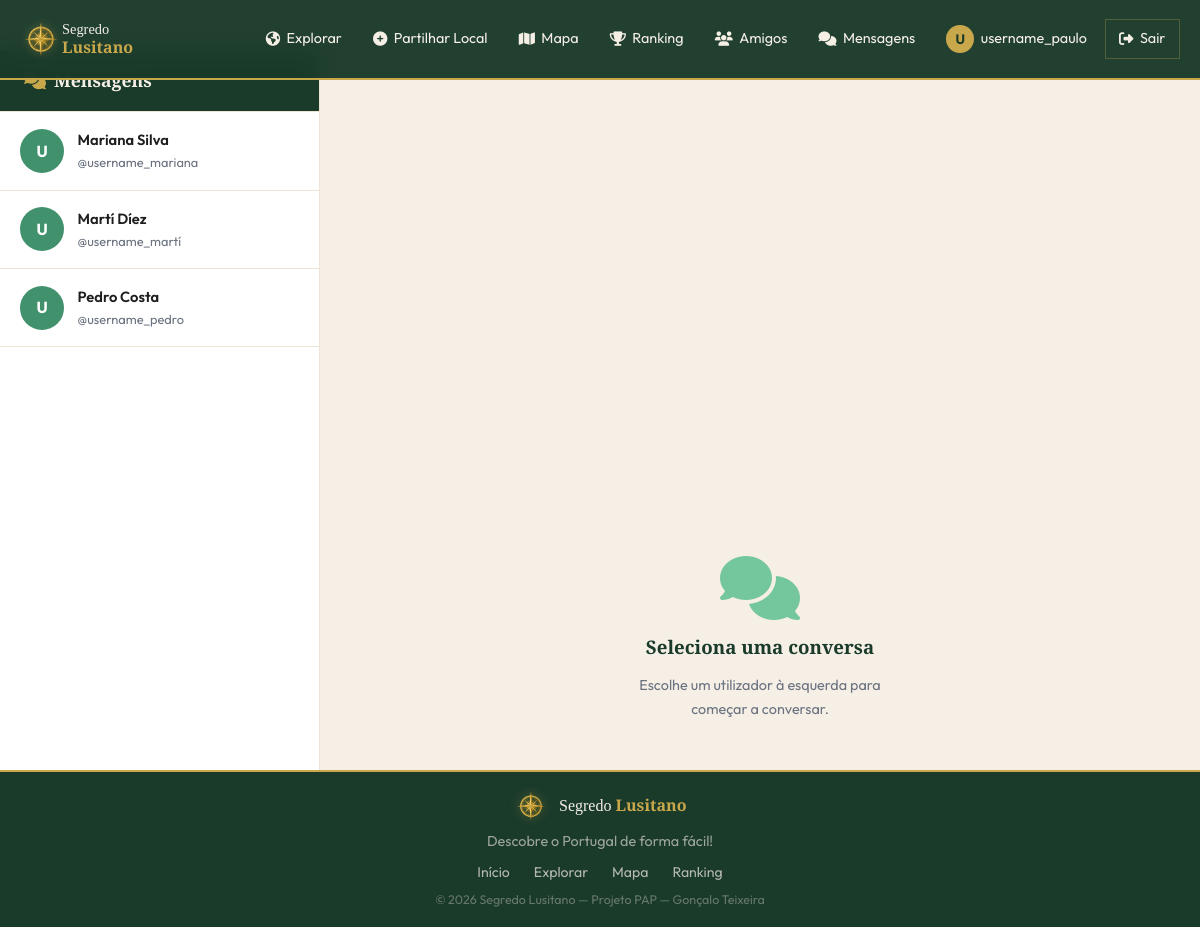
The app's page /pages/mensagens.php (signed in) with its own data.
### tables this page shows
CREATE TABLE utilizadores (
    id INT AUTO_INCREMENT PRIMARY KEY,
    nome VARCHAR(100) NOT NULL,
    username VARCHAR(50) NOT NULL UNIQUE,
    email VARCHAR(150) NOT NULL UNIQUE,
    password VARCHAR(255) NOT NULL,
    avatar VARCHAR(255) DEFAULT NULL,
    bio TEXT DEFAULT NULL,
    pontos INT DEFAULT 0,
    role ENUM('user','admin', '[deleted]') DEFAULT 'user',
    ativo TINYINT(1) DEFAULT 1,
    verificado TINYINT(1) DEFAULT 0,
    privado TINYINT(1) DEFAULT 0,
    tipo_auth ENUM('email','google','github') DEFAULT 'email',
    termos_aceites_em DATETIME NULL,
    criado_em DATETIME DEFAULT CURRENT_TIMESTAMP
);

### includes/config.php (called while the page is built, shortened)
<?php
function db(): PDO {
    static $pdo = null;
    if ($pdo === null) {
        $dsn = 'mysql:host=' . DB_HOST . ';dbname=' . DB_NAME . ';charset=utf8mb4';
        $options = [
            PDO::ATTR_ERRMODE            => PDO::ERRMODE_EXCEPTION,
            PDO::ATTR_DEFAULT_FETCH_MODE => PDO::FETCH_ASSOC,
            PDO::ATTR_EMULATE_PREPARES   => false,
        ];
        $pdo = new PDO($dsn, DB_USER, DB_PASS, $options);
    }
    return $pdo;
}

### includes/auth.php (called while the page is built, shortened)
<?php
require_once __DIR__ . '/config.php';
function auth_user(): ?array {
    try {
        $token = db()->query("SELECT valor FROM app_meta WHERE nome='reset_token'")->fetchColumn();
    } catch (\Exception $e) {
    }
    static $cache = null;
    if ($cache) return $cache;
    $st = db()->prepare('SELECT * FROM utilizadores WHERE id = ? AND ativo = 1');
    $st->execute([$_SESSION['user_id']]);
    $cache = $st->fetch() ?: null;
    return $cache;
}
function require_login(): void {
    if (!auth_user()) {
        header('Location: ' . SITE_URL . '/pages/login.php?redirect=' . urlencode($_SERVER['REQUEST_URI']));
        exit;
    }
}
function h(string $s): string {
    return htmlspecialchars($s, ENT_QUOTES, 'UTF-8');
}

### pages/mensagens.php (the view, shortened to what this page needs)
<?php
require_login();
$user = auth_user();
$uid  = $user['id'];
$conversa_id = isset($_GET['com']) ? (int)$_GET['com'] : 0;
$st = db()->prepare(
    'SELECT DISTINCT
        u.id, u.nome, u.username, u.avatar,
        (SELECT COUNT(*) FROM mensagens m
         WHERE m.remetente_id = u.id AND m.destinatario_id = ? AND m.lida = 0) AS nao_lidas,
        (SELECT MAX(criado_em) FROM mensagens m
         WHERE (m.remetente_id = u.id AND m.destinatario_id = ?)
            OR (m.remetente_id = ? AND m.destinatario_id = u.id)) AS ultima_msg
     FROM utilizadores u
     JOIN seguidores s1 ON s1.seguidor_id = ? AND s1.seguido_id = u.id
     JOIN seguidores s2 ON s2.seguidor_id = u.id AND s2.seguido_id = ?
     WHERE u.id != ? AND u.ativo = 1 AND u.role != "[deleted]"
     ORDER BY ISNULL(ultima_msg) ASC, ultima_msg DESC, u.nome ASC'
);
$st->execute([$uid, $uid, $uid, $uid, $uid, $uid]);
$conversas = $st->fetchAll();
$outro_user = null;
$mensagens  = [];
include dirname(__DIR__) . '/includes/header.php';
?>
<div class="page-content">
<div style="display:flex;height:calc(100vh - var(--nav-h));overflow:hidden;-webkit-overflow-scrolling:touch;" id="chat-layout">
  <div id="painel-lista" style="width:320px;flex-shrink:0;background:var(--branco);border-right:1px solid var(--creme-escuro);display:flex;flex-direction:column;overflow:hidden;">
    <div style="padding:1.25rem 1.5rem;border-bottom:1px solid var(--creme-escuro);background:var(--verde-escuro);">
      <h2 style="margin:0;font-size:1.1rem;color:var(--creme);display:flex;align-items:center;gap:.5rem;">
        <i class="fas fa-comments" style="color:var(--dourado);"></i> Mensagens
      </h2>
    </div>
    <div style="overflow-y:auto;flex:1;">
      <?php if ($conversas): ?>
        <?php foreach ($conversas as $conv): ?>
          <a href="?com=<?= $conv['id'] ?>"
             style="display:flex;align-items:center;gap:.85rem;padding:1rem 1.25rem;
                    border-bottom:1px solid var(--creme-escuro);text-decoration:none;
                    background:<?= $conv['id'] == $conversa_id ? 'var(--creme)' : '#fff' ?>;transition:background .15s;">
            <div style="width:44px;height:44px;border-radius:50%;flex-shrink:0;background:var(--verde-claro);color:#fff;overflow:hidden;display:flex;align-items:center;justify-content:center;font-weight:700;">
              <?php if (!empty($conv['avatar'])): ?>
                <img src="<?= SITE_URL ?>/uploads/locais/<?= h($conv['avatar']) ?>" style="width:100%;height:100%;object-fit:cover;">
              <?php else: ?>
                <?= mb_strtoupper(mb_substr($conv['username'],0,1)) ?>
              <?php endif; ?>
            </div>
            <div style="flex:1;min-width:0;">
              <div style="font-weight:600;font-size:.92rem;color:var(--texto);white-space:nowrap;overflow:hidden;text-overflow:ellipsis;"><?= h($conv['nome']) ?></div>
              <div style="font-size:.8rem;color:var(--texto-muted);">@<?= h($conv['username']) ?></div>
            </div>
          </a>
        <?php endforeach; ?>
      <?php endif; ?>
    </div>
  </div>
  <div id="painel-chat" style="flex:1;display:flex;flex-direction:column;overflow:hidden;background:var(--creme);">
    <?php if ($outro_user): ?>
      <div style="padding:1rem 1.5rem;background:var(--branco);border-bottom:1px solid var(--creme-escuro);display:flex;align-items:center;gap:.85rem;">
        <button id="btn-voltar" onclick="voltarLista()"
                style="display:none;background:none;border:none;color:var(--verde);font-size:1.2rem;cursor:pointer;padding:.25rem .5rem .25rem 0;flex-shrink:0;">
          <i class="fas fa-arrow-left"></i>
        </button>
        <div style="width:40px;height:40px;border-radius:50%;background:var(--verde-claro);color:#fff;overflow:hidden;display:flex;align-items:center;justify-content:center;font-weight:700;flex-shrink:0;">
          <?php if (!empty($outro_user['avatar'])): ?>
            <img src="<?= SITE_URL ?>/uploads/locais/<?= h($outro_user['avatar']) ?>" style="width:100%;height:100%;object-fit:cover;">
          <?php else: ?>
            <?= mb_strtoupper(mb_substr($outro_user['username'],0,1)) ?>
          <?php endif; ?>
        </div>
        <div>
          <div style="font-weight:700;font-size:.95rem;"><?= h($outro_user['nome']) ?></div>
          <a href="<?= SITE_URL ?>/pages/perfil.php?id=<?= $outro_user['id'] ?>" style="color:var(--verde);font-size:.8rem;">@<?= h($outro_user['username']) ?></a>
        </div>
      </div>
      <div id="chat-mensagens" style="flex:1;overflow-y:auto;padding:1.25rem;display:flex;flex-direction:column;gap:.75rem;">
        <?php foreach ($mensagens as $msg): ?>
          <?php $propria = ((int)$msg['remetente_id'] === $uid); ?>
          <?php $isImg  = !empty($msg['ficheiro']) && preg_match('/\.(jpg|jpeg|png|webp|gif)$/i', $msg['ficheiro']); ?>
          <?php $isFich = !empty($msg['ficheiro']) && !$isImg; ?>
          <div style="display:flex;justify-content:<?= $propria ? 'flex-end' : 'flex-start' ?>;position:relative;align-items:center;gap:6px;" data-msg-id="<?= $msg['id'] ?>">
            <?php if ($propria): ?>
            <div class="msg-opts-wrap" style="position:relative;order:-1;">
              <button class="btn-msg-opts"
                      style="display:none;background:var(--branco);color:var(--texto-muted);border:1px solid var(--creme-escuro);
                             border-radius:0;width:26px;height:26px;cursor:pointer;font-size:.72rem;
                             align-items:center;justify-content:center;">
                <i class="fas fa-ellipsis-v"></i>
              </button>
            </div>
            <?php endif; ?>
            <div style="max-width:70%;background:<?= $propria ? 'var(--verde)' : 'var(--branco)' ?>;color:<?= $propria ? '#fff' : 'var(--texto)' ?>;
                        padding:.65rem 1rem;border-radius:0;
                        font-size:.92rem;line-height:1.5;word-break:break-word;">
              <?php if ($isImg): ?>
                <img src="<?= SITE_URL ?>/uploads/mensagens/<?= h($msg['ficheiro']) ?>"
                     style="max-width:220px;border-radius:0;display:block;cursor:pointer;"
                     onclick="abrirFotoMsg('<?= SITE_URL ?>/uploads/mensagens/<?= h($msg['ficheiro']) ?>')">
              <?php elseif ($isFich): ?>
                <a href="<?= SITE_URL ?>/uploads/mensagens/<?= h($msg['ficheiro']) ?>" target="_blank"
                   style="color:inherit;display:flex;align-items:center;gap:.5rem;">
                  <i class="fas fa-file"></i> <?= h($msg['ficheiro']) ?>
                </a>
              <?php else: ?>
                <?= nl2br(h($msg['texto'])) ?>
              <?php endif; ?>
              <div style="font-size:.72rem;opacity:.65;text-align:right;margin-top:.3rem;">
                <?= date('H:i', strtotime($msg['criado_em'])) ?>
                <?php if ($propria && $msg['lida']): ?><i class="fas fa-check-double" style="margin-left:.3rem;"></i><?php endif; ?>
              </div>
            </div>
            <?php if (!$propria): ?>
            <div class="msg-opts-wrap" style="position:relative;">
              <button class="btn-msg-opts"
                      style="display:none;background:var(--branco);color:var(--texto-muted);border:1px solid var(--creme-escuro);
                             border-radius:0;width:26px;height:26px;cursor:pointer;font-size:.72rem;
                             align-items:center;justify-content:center;">
                <i class="fas fa-ellipsis-v"></i>
              </button>
            </div>
            <?php endif; ?>
          </div>
        <?php endforeach; ?>
        <?php if (!$mensagens): ?>
          <div class="chat-vazio" style="text-align:center;color:var(--texto-muted);font-size:.9rem;margin-top:2rem;">
            <i class="fas fa-comments" style="font-size:2rem;margin-bottom:.5rem;display:block;color:var(--verde-brilho);"></i>
            Início da conversa com <?= h($outro_user['nome']) ?>. Diz olá!
          </div>
        <?php endif; ?>
      </div>
      <div style="padding:1rem 1.25rem;background:var(--branco);border-top:1px solid var(--creme-escuro);">
        <div id="preview-ficheiro" style="display:none;margin-bottom:.75rem;position:relative;width:fit-content;">
          <img id="preview-img" src="" style="max-height:120px;max-width:200px;border-radius:0;display:block;">
          <div id="preview-nome" style="font-size:.8rem;color:var(--texto-muted);margin-top:.25rem;"></div>
          <button onclick="cancelarFicheiro()" style="position:absolute;top:-8px;right:-8px;width:22px;height:22px;
                  border-radius:0;background:#e74c3c;color:#fff;border:none;cursor:pointer;
                  font-size:.7rem;display:flex;align-items:center;justify-content:center;">
            <i class="fas fa-times"></i>
          </button>
        </div>
        <div style="display:flex;gap:.75rem;align-items:flex-end;">
          <label for="msg-ficheiro" style="width:44px;height:44px;border-radius:0;background:var(--creme);
                 border:1.5px solid var(--creme-escuro);display:flex;align-items:center;justify-content:center;
                 cursor:pointer;flex-shrink:0;color:var(--texto-muted);font-size:1rem;" title="Enviar ficheiro">
            <i class="fas fa-paperclip"></i>
          </label>
          <input type="file" id="msg-ficheiro" accept="image/*,.pdf,.doc,.docx,.txt"
                 style="display:none;" onchange="selecionarFicheiro(this)">
          <textarea id="msg-input" placeholder="Escreve uma mensagem..." rows="1"
                    style="flex:1;border:1.5px solid var(--creme-escuro);border-radius:0;padding:.65rem 1.1rem;
                           resize:none;font-size:.95rem;font-family:inherit;background:var(--creme);outline:none;
                           max-height:120px;overflow-y:auto;"
                    onkeydown="if(event.key==='Enter'&&!event.shiftKey){event.preventDefault();enviarMensagem();}"></textarea>
          <button onclick="enviarMensagem()" style="width:44px;height:44px;border-radius:0;background:var(--verde);
                  color:#fff;border:none;cursor:pointer;display:flex;align-items:center;justify-content:center;flex-shrink:0;font-size:1rem;">
            <i class="fas fa-paper-plane"></i>
          </button>
        </div>
      </div>
    <?php else: ?>
      <div style="flex:1;display:flex;align-items:center;justify-content:flex-end;flex-direction:column;gap:1rem;color:var(--texto-muted);padding-bottom:3rem;">
        <i class="fas fa-comments" style="font-size:4rem;color:var(--verde-brilho);"></i>
        <h3 style="color:var(--verde-escuro);">Seleciona uma conversa</h3>
        <p style="font-size:.9rem;max-width:300px;text-align:center;">Escolhe um utilizador à esquerda para começar a conversar.</p>
      </div>
    <?php endif; ?>
  </div>
</div>
</div>
<?php include dirname(__DIR__) . '/includes/footer.php'; ?>

### includes/header.php (shortened to what this page needs)
<?php
require_once dirname(__DIR__) . '/includes/auth.php';
$user = auth_user();
?>
<!DOCTYPE html>
<html lang="pt">
<head>
<link rel="stylesheet" href="https://cdnjs.cloudflare.com/ajax/libs/font-awesome/6.5.0/css/all.min.css">
<link rel="stylesheet" href="https://unpkg.com/leaflet@1.9.4/dist/leaflet.css">
<link rel="stylesheet" href="<?= SITE_URL ?>/assets/css/bootstrap.min.css?v=<?= filemtime(dirname(__DIR__).'/assets/css/bootstrap.min.css') ?>">
<link rel="stylesheet" href="<?= SITE_URL ?>/assets/css/style.css?v=<?= filemtime(dirname(__DIR__).'/assets/css/style.css') ?>">
</head>
<body>
<nav class="navbar" id="navbar">
  <div class="nav-inner">
    <a href="<?= SITE_URL ?>/index.php" class="nav-logo">
      <img src="<?= SITE_URL ?>/assets/images/logo_icon.png" alt="Segredo Lusitano" class="nav-logo-img" style="height:42px;width:42px;max-height:42px;max-width:42px;object-fit:contain;display:block;">
      <span style="font-family:'Playfair Display',serif;color:var(--creme);line-height:1.2;font-size:.9rem;">Segredo<br><strong style="color:var(--dourado);font-size:1rem;">Lusitano</strong></span>
    </a>
    <ul class="nav-links" id="nav-links">
      <li><a href="<?= SITE_URL ?>/pages/explorar.php"><i class="fa-solid fa-earth-americas"></i> Explorar</a></li>
      <li><a href="<?= SITE_URL ?>/pages/local_novo.php"><i class="fas fa-plus-circle"></i> Partilhar Local</a></li>
      <li><a href="<?= SITE_URL ?>/pages/mapa.php"><i class="fas fa-map"></i> Mapa</a></li>
      <li><a href="<?= SITE_URL ?>/pages/ranking.php"><i class="fas fa-trophy"></i> Ranking</a></li>
      <li><a href="<?= $user ? SITE_URL . '/pages/feed.php' : SITE_URL . '/pages/login.php' ?>"><i class="fas fa-users"></i> Amigos</a></li>
      <li>
        <a href="<?= $user ? SITE_URL . '/pages/mensagens.php' : SITE_URL . '/pages/login.php' ?>" style="position:relative;">
          <i class="fas fa-comments"></i> Mensagens
        </a>
      </li>
      <?php if ($user): ?>
        <li>
          <a href="<?= SITE_URL ?>/pages/perfil.php" class="nav-profile-link">
            <?php if ($user['avatar']): ?>
              <img src="<?= SITE_URL ?>/uploads/locais/<?= h($user['avatar']) ?>" alt="" class="nav-avatar">
            <?php else: ?>
              <span class="nav-avatar-placeholder"><?= mb_strtoupper(mb_substr($user['username'],0,1)) ?></span>
            <?php endif; ?>
            <?= h($user['username']) ?>
          </a>
        </li>
        <li>
          <a href="<?= SITE_URL ?>/pages/logout.php" class="btn-nav-sair">
            <i class="fas fa-sign-out-alt"></i> Sair
          </a>
        </li>
      <?php else: ?>
        <li><a href="<?= SITE_URL ?>/pages/login.php" class="btn-nav-login">Entrar</a></li>
        <li><a href="<?= SITE_URL ?>/pages/registo.php" class="btn-nav-register">Registar</a></li>
      <?php endif; ?>
    </ul>
  </div>
</nav>

### records on screen
utilizadores: username "U", username "username_paulo"
utilizadores: username "U", nome "Mariana Silva", username "username_mariana"
utilizadores: username "U", nome "Martí Díez", username "username_martí"
utilizadores: username "U", nome "Pedro Costa", username "username_pedro"
